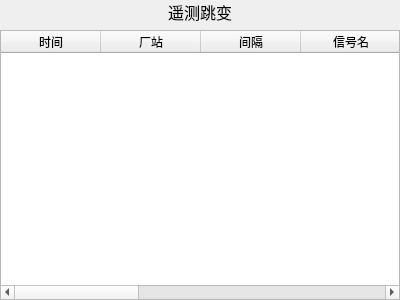
<?xml version="1.0" encoding="UTF-8"?>
<ui version="4.0">
 <class>RemoteMeasuring</class>
 <widget class="QWidget" name="RemoteMeasuring">
  <property name="geometry">
   <rect>
    <x>0</x>
    <y>0</y>
    <width>400</width>
    <height>300</height>
   </rect>
  </property>
  <property name="windowTitle">
   <string>Form</string>
  </property>
  <layout class="QGridLayout" name="gridLayout" rowstretch="1,13">
   <property name="margin">
    <number>0</number>
   </property>
   <item row="0" column="0">
    <widget class="QLabel" name="label">
     <property name="sizePolicy">
      <sizepolicy hsizetype="Expanding" vsizetype="Expanding">
       <horstretch>0</horstretch>
       <verstretch>0</verstretch>
      </sizepolicy>
     </property>
     <property name="font">
      <font>
       <pointsize>12</pointsize>
      </font>
     </property>
     <property name="text">
      <string>遥测跳变</string>
     </property>
     <property name="alignment">
      <set>Qt::AlignCenter</set>
     </property>
    </widget>
   </item>
   <item row="1" column="0">
    <widget class="QTableWidget" name="tableWidget">
     <column>
      <property name="text">
       <string>时间</string>
      </property>
     </column>
     <column>
      <property name="text">
       <string>厂站</string>
      </property>
     </column>
     <column>
      <property name="text">
       <string>间隔</string>
      </property>
     </column>
     <column>
      <property name="text">
       <string>信号名</string>
      </property>
     </column>
     <column>
      <property name="text">
       <string>跳变前值</string>
      </property>
     </column>
     <column>
      <property name="text">
       <string>跳变后值</string>
      </property>
     </column>
     <column>
      <property name="text">
       <string>跳变幅度百分比</string>
      </property>
     </column>
     <column>
      <property name="text">
       <string>跳变幅度阈值</string>
      </property>
     </column>
     <column>
      <property name="text">
       <string>详情</string>
      </property>
     </column>
    </widget>
   </item>
  </layout>
 </widget>
 <resources/>
 <connections/>
</ui>
